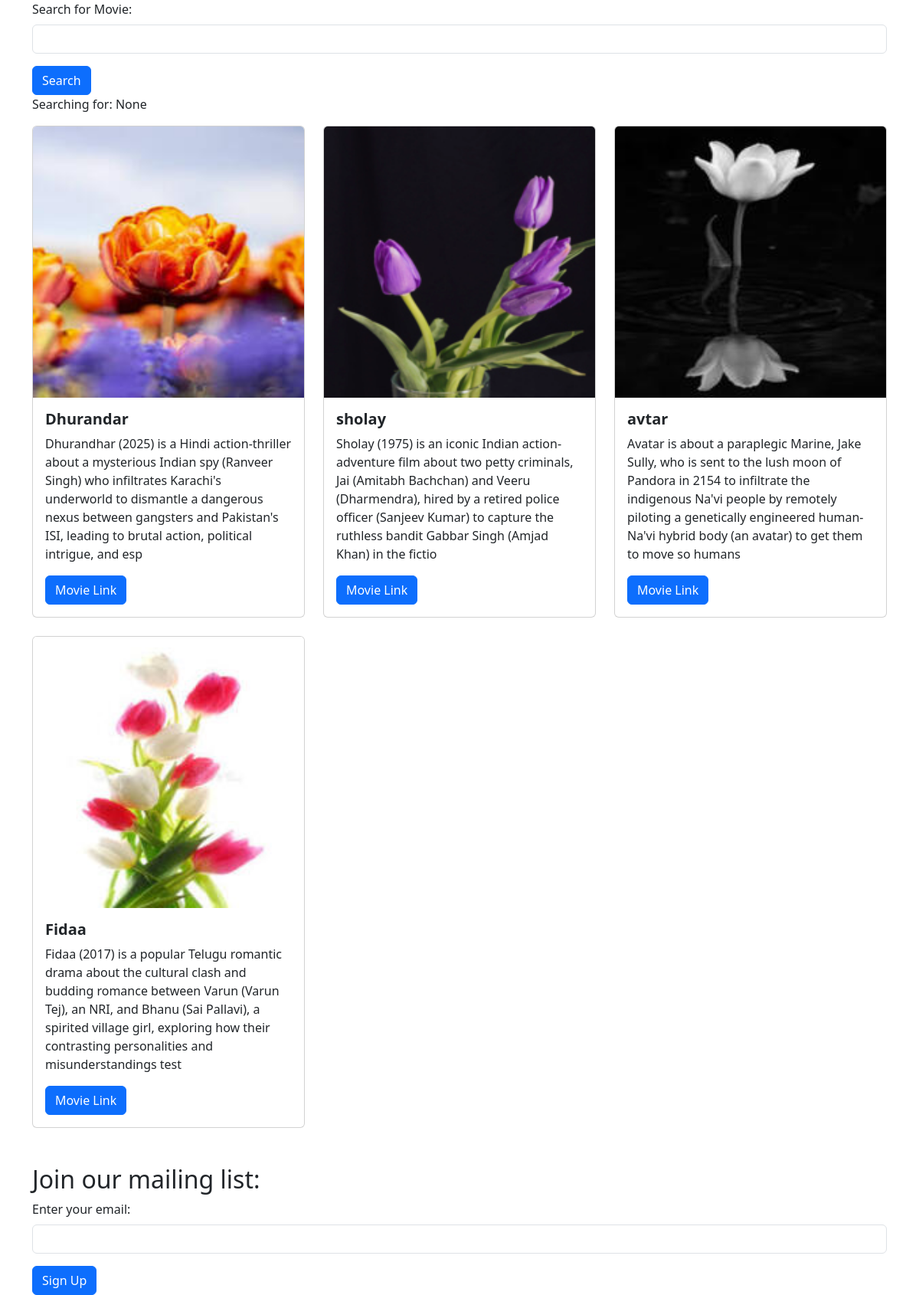
The page / on the database its author committed.
### movie/models.py (models this page shows)
class Movie(models.Model):
    title = models.CharField(max_length=100)
    description = models.CharField(max_length=250)
    image = models.ImageField(upload_to='movie/images/')
    url = models.URLField(blank=True)

### movie/views.py (the view)
# urls.py: 2. Add a URL to urlpatterns:  path('', views.home, name='home')
def home(request):
    searchTerm = request.GET.get('searchMovie')
    if searchTerm:
        movies =Movie.objects.filter(title__icontains=searchTerm)
    else:
        movies = Movie.objects.all()
    return render(request, 'movie/home.html',
      {'searchTerm':searchTerm, 'movies': movies})

### movie/templates/movie/home.html (shortened to what this page needs)
<!DOCTYPE html>
<html>
  <head>
    <link href="https://cdn.jsdelivr.net/npm/bootstrap@5.3.8/dist/css/bootstrap.min.css" rel="stylesheet">
  </head>
  <body>
    <div class="container">
    <form action="">
      <div class="mb-3">
        <label class="form-label">Search for Movie:</label>
        <input type="text" name="searchMovie" class="form-control" />
      </div>
      <button type="submit" class="btn btn-primary">
        Search
      </button>
    </form>
<p>Searching for: {{ searchTerm }}</p>
<div class="row row-cols-1 row-cols-md-3 g-4">
  {% for movie in movies %}
  <div class="col">
    <div class="card">
      <img class="card-img-top" src="{{ movie.image.url }}" />
      <div class="card-body">
        <h5 class="card-title fw-bold">{{ movie.title }}</h5>
        <p class="card-text">{{ movie.description }}</p>
        {% if movie.url %}
        <a href="{{ movie.url }}" class="btn btn-primary" target="_blank">
          Movie Link
        </a>
        {% endif %}
      </div>
    </div>
  </div>
  {% endfor %}
</div>
      <br/>
      <br/>
      <h2>Join our mailing list:</h2>
      <form action="{% url 'signup' %}">
        <div class="mb-3">
          <label for="email" class="form-label">
            Enter your email:
          </label>
          <input type="email" class="form-control"
            name="email" />
        </div>
        <button type="submit" class="btn btn-primary">
          Sign Up
        </button>
        </form>
    </div>
  </body>
</html>

### rows shown on the page
Movie: image (picture), title "Dhurandar", description "Dhurandhar (2025) is a Hindi action-thriller about a mysterious Indian spy (Ranveer Singh) who infiltrates Karachi's underworld to dismantle a dangerous nexus between gangsters and Pakistan's ISI, leading to brutal action, political intrigue, and esp"
Movie: image (picture), title "sholay", description "Sholay (1975) is an iconic Indian action-adventure film about two petty criminals, Jai (Amitabh Bachchan) and Veeru (Dharmendra), hired by a retired police officer (Sanjeev Kumar) to capture the ruthless bandit Gabbar Singh (Amjad Khan) in the fictio"
Movie: image (picture), title "avtar", description "Avatar is about a paraplegic Marine, Jake Sully, who is sent to the lush moon of Pandora in 2154 to infiltrate the indigenous Na'vi people by remotely piloting a genetically engineered human-Na'vi hybrid body (an avatar) to get them to move so humans"
Movie: image (picture), title "Fidaa", description "Fidaa (2017) is a popular Telugu romantic drama about the cultural clash and budding romance between Varun (Varun Tej), an NRI, and Bhanu (Sai Pallavi), a spirited village girl, exploring how their contrasting personalities and misunderstandings test"

### other values the page prints
{{ searchTerm }} "None"
